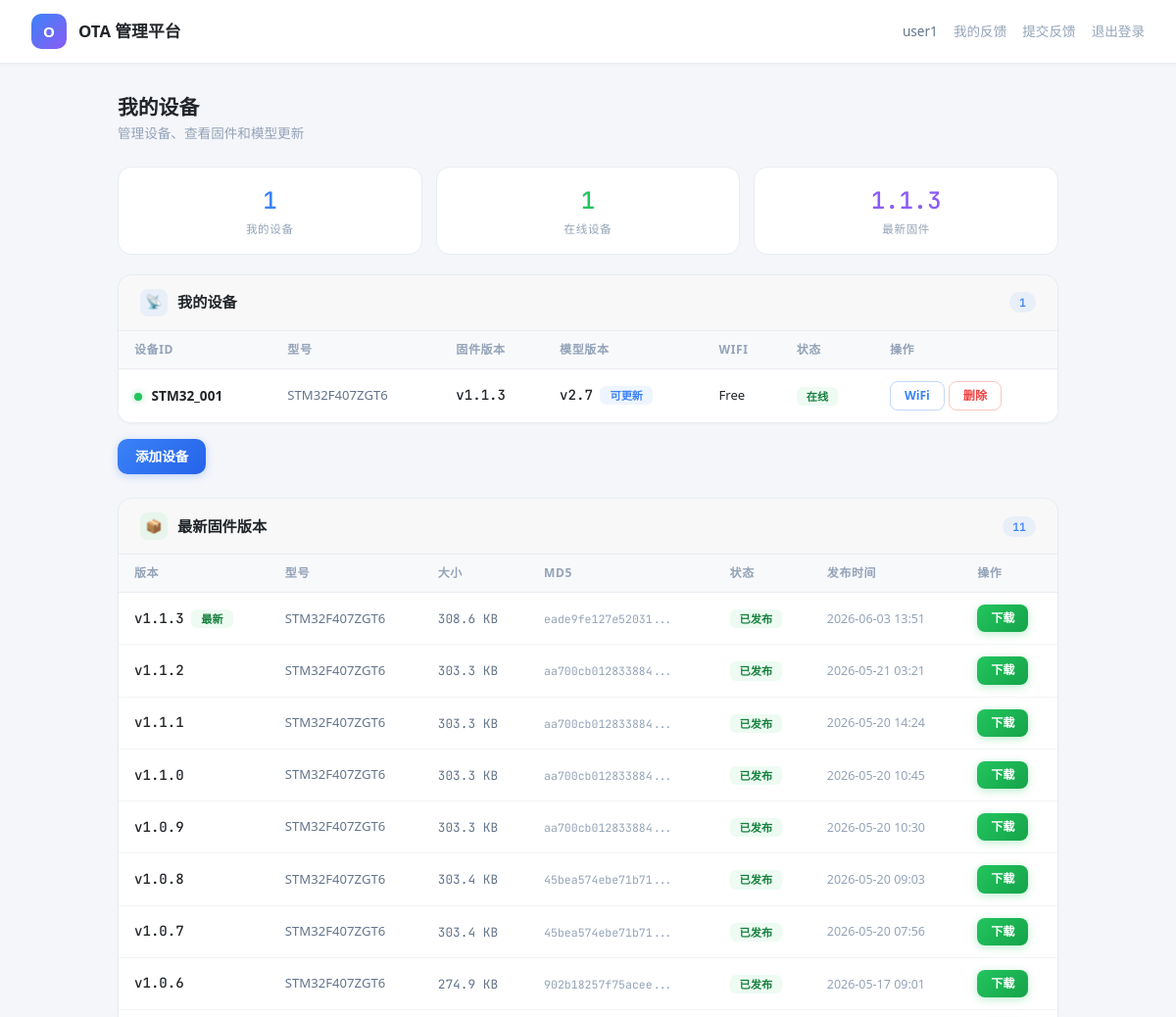
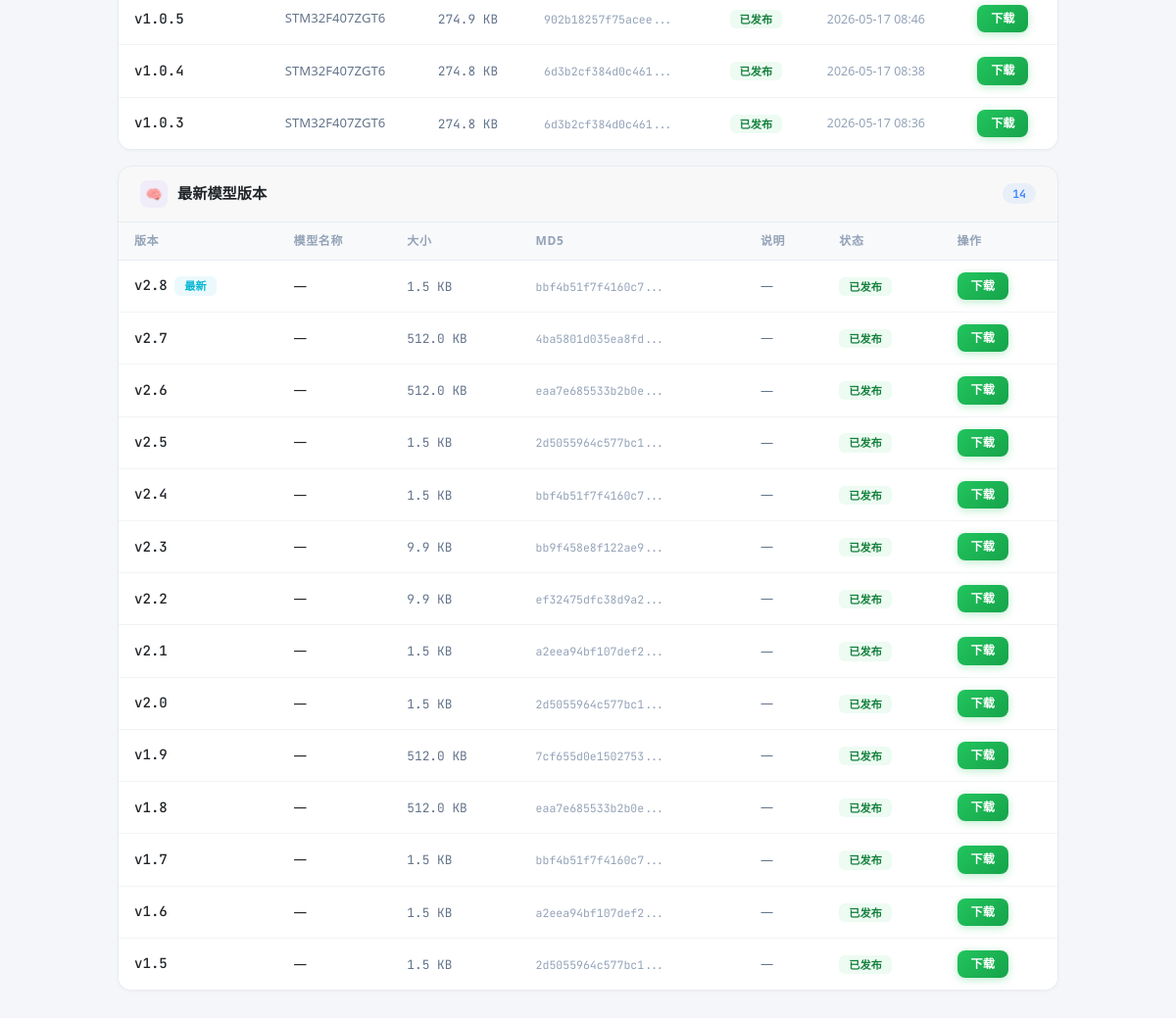
/user (signed in), run on the app's committed database (2 pictures, top to bottom).
### app.py (models this page shows, shortened)
class User(UserMixin, db.Model):
    id = db.Column(db.Integer, primary_key=True)
    username = db.Column(db.String(80), unique=True, nullable=False)
    password_hash = db.Column(db.String(128), nullable=False)
    email = db.Column(db.String(120), default='')
    role = db.Column(db.String(10), default='user')
    created_at = db.Column(db.DateTime, default=utcnow)
    last_login = db.Column(db.DateTime)
    devices = db.relationship('Device', backref='owner', lazy=True)
    feedbacks = db.relationship('Feedback', backref='user', lazy=True)

class Firmware(db.Model):
    id = db.Column(db.Integer, primary_key=True)
    version = db.Column(db.String(16), unique=True, nullable=False)
    device_model = db.Column(db.String(32), default='STM32F407ZGT6')
    filename = db.Column(db.String(256), nullable=False)
    file_path = db.Column(db.String(512), nullable=False)
    file_size = db.Column(db.Integer, default=0)
    file_md5 = db.Column(db.String(32), default='')
    filename_b = db.Column(db.String(256), default='')
    file_path_b = db.Column(db.String(512), default='')
    file_size_b = db.Column(db.Integer, default=0)
    file_md5_b = db.Column(db.String(32), default='')
    release_notes = db.Column(db.Text, default='')
    is_active = db.Column(db.Boolean, default=False)
    uploaded_by = db.Column(db.Integer, db.ForeignKey('user.id'))
    created_at = db.Column(db.DateTime, default=utcnow)
    published_at = db.Column(db.DateTime)

class Device(db.Model):
    id = db.Column(db.Integer, primary_key=True)
    device_id = db.Column(db.String(64), unique=True, nullable=False)
    device_model = db.Column(db.String(32), default='STM32F407ZGT6')
    user_id = db.Column(db.Integer, db.ForeignKey('user.id'), nullable=True)
    current_sys_version = db.Column(db.String(16), default='1.0.0')
    current_model_version = db.Column(db.String(16), default='0.0')
    wifi_ssid = db.Column(db.String(64), default='')
    wifi_password = db.Column(db.String(128), default='')
    is_online = db.Column(db.Boolean, default=False)
    last_seen = db.Column(db.DateTime)
    ip_address = db.Column(db.String(45), default='')
    created_at = db.Column(db.DateTime, default=utcnow)
    updated_at = db.Column(db.DateTime, default=utcnow, onupdate=utcnow)

class ModelVersion(db.Model):
    __tablename__ = 'model_version'
    id = db.Column(db.Integer, primary_key=True)
    version = db.Column(db.String(16), nullable=False)
    device_model = db.Column(db.String(32), default='STM32F407ZGT6')
    model_name = db.Column(db.String(64), default='')
    filename = db.Column(db.String(256), nullable=False)
    file_path = db.Column(db.String(512), nullable=False)
    file_size = db.Column(db.Integer, default=0)
    file_md5 = db.Column(db.String(32), default='')
    description = db.Column(db.Text, default='')
    is_active = db.Column(db.Boolean, default=False)
    uploaded_by = db.Column(db.Integer, db.ForeignKey('user.id'))
    created_at = db.Column(db.DateTime, default=utcnow)
    published_at = db.Column(db.DateTime)

### app.py (the view)
@app.route('/user')
@login_required
def user_dashboard():
    if current_user.role == 'admin':
        return redirect(url_for('admin_dashboard'))
    return render_template('user_dashboard.html',
        devices=Device.query.filter_by(user_id=current_user.id).all(),
        firmwares=Firmware.query.filter_by(is_active=True).order_by(
            Firmware.created_at.desc()).all(),
        models=ModelVersion.query.filter_by(is_active=True).order_by(
            ModelVersion.created_at.desc()).all(),
        latest_firmware=Firmware.query.filter_by(is_active=True).order_by(
            Firmware.created_at.desc()).first(),
        latest_model=ModelVersion.query.filter_by(is_active=True).order_by(
            ModelVersion.created_at.desc()).first())

### app.py (called while the page is built)
@app.after_request
def set_connection_header(response):
    if any(request.path.startswith(p) for p in _DOWNLOAD_PREFIXES):
        response.headers['Connection'] = 'keep-alive'
    return response

@login_manager.user_loader
def load_user(user_id):
    return db.session.get(User, int(user_id))

### templates/user_dashboard.html (shortened to what this page needs)
<!DOCTYPE html>
<html lang="zh-CN">
<head>
<link href="https://cdn.jsdelivr.net/npm/bootstrap@5.3.0/dist/css/bootstrap.min.css" rel="stylesheet">
</head>
<body>
<div class="topbar">
    <div class="topbar-left"><div class="logo">O</div><h5>OTA 管理平台</h5></div>
    <div style="display:flex;gap:16px;align-items:center;">
        <span style="color:var(--text-secondary);font-size:0.85rem;">{{ current_user.username }}</span>
        <a href="/user/feedback/list">我的反馈</a>
        <a href="/user/feedback">提交反馈</a>
        <a href="/logout">退出登录</a>
    </div>
</div>
<div class="container">
    <div class="page-header">
        <h4>我的设备</h4>
        <div class="sub">管理设备、查看固件和模型更新</div>
    </div>
    <div class="stat-row">
        <div class="stat-box">
            <div class="val" style="color:var(--accent)">{{ devices | length }}</div>
            <div class="lbl">我的设备</div>
        </div>
        <div class="stat-box">
            <div class="val" style="color:var(--ok)">{{ devices | selectattr('is_online') | list | length }}</div>
            <div class="lbl">在线设备</div>
        </div>
        <div class="stat-box">
            <div class="val" style="color:var(--purple)">{{ latest_firmware.version if latest_firmware else '---' }}</div>
            <div class="lbl">最新固件</div>
        </div>
    </div>
    <div class="card" style="animation:fadeUp 0.4s ease both;animation-delay:0.1s;">
        <div class="card-header">
            <div class="card-header-icon blue">📡</div>
            <span>我的设备</span>
            <span class="count-badge">{{ devices | length }}</span>
        </div>
        <div class="card-body p-0">
            {% if devices %}
            <table class="table table-hover mb-0">
                <thead>
                    <tr>
                        <th>设备ID</th>
                        <th>型号</th>
                        <th>固件版本</th>
                        <th>模型版本</th>
                        <th>WiFi</th>
                        <th>状态</th>
                        <th>操作</th>
                    </tr>
                </thead>
                <tbody>
                {% for d in devices %}
                <tr>
                    <td>
                        <span class="status-dot {{ 'online' if d.is_online else 'offline' }}"></span>
                        <strong>{{ d.device_id }}</strong>
                    </td>
                    <td style="font-size:0.82rem;color:var(--text-secondary)">{{ d.device_model }}</td>
                    <td>
                        <span class="ver-text">v{{ d.current_sys_version }}</span>
                    </td>
                    <td>
                        <span class="ver-text">v{{ d.current_model_version }}</span>
                        {% if latest_model and d.current_model_version != latest_model.version %}
                        <span class="badge badge-latest" style="margin-left:4px;">可更新</span>
                        {% endif %}
                    </td>
                    <td style="font-size:0.82rem;">{{ d.wifi_ssid or '未配置' }}</td>
                    <td>
                        {% if d.is_online %}<span class="badge badge-active">在线</span>
                        {% else %}<span class="badge" style="background:#f1f5f9;color:#64748b">离线</span>{% endif %}
                    </td>
                    <td>
                        <div style="display:flex;gap:4px;">
                            <a href="/user/device/{{ d.id }}/wifi" class="btn btn-outline-primary btn-sm">WiFi</a>
                            <form action="/user/device/delete/{{ d.id }}" method="POST" style="display:inline;">
                                <button class="btn btn-outline-danger btn-sm" type="submit" onclick="return confirm('确认删除？')">删除</button>
                            </form>
                        </div>
                    </td>
                </tr>
                {% endfor %}
                </tbody>
            </table>
            {% else %}
            <div class="empty-state">
                <div style="font-size:2rem;margin-bottom:8px;opacity:0.3;">📡</div>
                <div>暂无设备，点击下方按钮添加</div>
            </div>
            {% endif %}
        </div>
    </div>
    <div style="margin-bottom:24px;">
        <a href="/user/device/add" class="btn btn-primary">添加设备</a>
    </div>
    <div class="card" style="animation:fadeUp 0.4s ease both;animation-delay:0.15s;">
        <div class="card-header">
            <div class="card-header-icon green">📦</div>
            <span>最新固件版本</span>
            <span class="count-badge">{{ firmwares | length }}</span>
        </div>
        <div class="card-body p-0">
            {% if firmwares %}
            <table class="table table-hover mb-0">
                <thead>
                    <tr>
                        <th>版本</th>
                        <th>型号</th>
                        <th>大小</th>
                        <th>MD5</th>
                        <th>状态</th>
                        <th>发布时间</th>
                        <th>操作</th>
                    </tr>
                </thead>
                <tbody>
                {% for fw in firmwares %}
                <tr>
                    <td>
                        <span class="ver-text">v{{ fw.version }}</span>
                        {% if loop.first %}<span class="badge badge-active" style="margin-left:4px;">最新</span>{% endif %}
                    </td>
                    <td style="font-size:0.82rem;color:var(--text-secondary)">{{ fw.device_model }}</td>
                    <td><span class="size-text">{{ '%.1f' | format(fw.file_size / 1024) }} KB</span></td>
                    <td><span style="font-family:var(--font-mono);font-size:0.72rem;color:var(--text-muted)">{{ fw.file_md5[:16] }}...</span></td>
                    <td>
                        {% if fw.is_active %}<span class="badge badge-active">已发布</span>
                        {% else %}<span class="badge" style="background:#f1f5f9;color:#64748b">未发布</span>{% endif %}
                    </td>
                    <td><span class="time-text">{{ fw.created_at.strftime('%Y-%m-%d %H:%M') }}</span></td>
                    <td>
                        {% if fw.is_active %}
                        <button class="btn btn-success btn-sm" onclick="downloadFirmware('{{ fw.version }}', '{{ fw.filename }}', {{ fw.file_size }})">
                            下载
                        </button>
                        {% else %}
                        <span style="color:var(--text-muted);font-size:0.78rem;">不可用</span>
                        {% endif %}
                    </td>
                </tr>
                {% endfor %}
                </tbody>
            </table>
            {% else %}
            <div class="empty-state">
                <div style="font-size:2rem;margin-bottom:8px;opacity:0.3;">📦</div>
                <div>暂无可用固件</div>
            </div>
            {% endif %}
        </div>
    </div>
    <div class="card" style="animation:fadeUp 0.4s ease both;animation-delay:0.2s;">
        <div class="card-header">
            <div class="card-header-icon purple">🧠</div>
            <span>最新模型版本</span>
            <span class="count-badge">{{ models | length }}</span>
        </div>
        <div class="card-body p-0">
            {% if models %}
            <table class="table table-hover mb-0">
                <thead>
                    <tr>
                        <th>版本</th>
                        <th>模型名称</th>
                        <th>大小</th>
                        <th>MD5</th>
                        <th>说明</th>
                        <th>状态</th>
                        <th>操作</th>
                    </tr>
                </thead>
                <tbody>
                {% for m in models %}
                <tr>
                    <td>
                        <span class="ver-text">v{{ m.version }}</span>
                        {% if loop.first %}<span class="badge badge-model" style="margin-left:4px;">最新</span>{% endif %}
                    </td>
                    <td style="font-size:0.85rem;">{{ m.model_name or '—' }}</td>
                    <td><span class="size-text">{{ '%.1f' | format(m.file_size / 1024) }} KB</span></td>
                    <td><span style="font-family:var(--font-mono);font-size:0.72rem;color:var(--text-muted)">{{ m.file_md5[:16] }}...</span></td>
                    <td style="max-width:160px;overflow:hidden;text-overflow:ellipsis;white-space:nowrap;font-size:0.82rem;color:var(--text-secondary);">{{ m.description or '—' }}</td>
                    <td>
                        {% if m.is_active %}<span class="badge badge-active">已发布</span>
                        {% else %}<span class="badge" style="background:#f1f5f9;color:#64748b">未发布</span>{% endif %}
                    </td>
                    <td>
                        {% if m.is_active %}
                        <button class="btn btn-success btn-sm" onclick="downloadModel('{{ m.version }}', '{{ m.filename }}', {{ m.file_size }})">
                            下载
                        </button>
                        {% else %}
                        <span style="color:var(--text-muted);font-size:0.78rem;">不可用</span>
                        {% endif %}
                    </td>
                </tr>
                {% endfor %}
                </tbody>
            </table>
            {% else %}
            <div class="empty-state">
                <div style="font-size:2rem;margin-bottom:8px;opacity:0.3;">🧠</div>
                <div>暂无可用模型</div>
            </div>
            {% endif %}
        </div>
    </div>
</div>
</body>
</html>

### data on the page
User: username "user1"
Firmware: version "1.1.3", shows "最新", device_model "STM32F407ZGT6", fw.file_size/1024 "308.6", file_md5 "eade9fe127e52031", is_active "已发布", created_at "2026-06-03 13:51"
Device: is_online True (drawn), device_id "STM32_001", device_model "STM32F407ZGT6", current_sys_version "1.1.3", current_model_version "2.7", shows "可更新", wifi_ssid "Free"
Firmware: version "1.1.2", device_model "STM32F407ZGT6", fw.file_size/1024 "303.3", file_md5 "aa700cb012833884", is_active "已发布", created_at "2026-05-21 03:21"
Firmware: version "1.1.1", device_model "STM32F407ZGT6", fw.file_size/1024 "303.3", file_md5 "aa700cb012833884", is_active "已发布", created_at "2026-05-20 14:24"
Firmware: version "1.1.0", device_model "STM32F407ZGT6", fw.file_size/1024 "303.3", file_md5 "aa700cb012833884", is_active "已发布", created_at "2026-05-20 10:45"
Firmware: version "1.0.9", device_model "STM32F407ZGT6", fw.file_size/1024 "303.3", file_md5 "aa700cb012833884", is_active "已发布", created_at "2026-05-20 10:30"
Firmware: version "1.0.8", device_model "STM32F407ZGT6", fw.file_size/1024 "303.4", file_md5 "45bea574ebe71b71", is_active "已发布", created_at "2026-05-20 09:03"
Firmware: version "1.0.7", device_model "STM32F407ZGT6", fw.file_size/1024 "303.4", file_md5 "45bea574ebe71b71", is_active "已发布", created_at "2026-05-20 07:56"
Firmware: version "1.0.6", device_model "STM32F407ZGT6", fw.file_size/1024 "274.9", file_md5 "902b18257f75acee", is_active "已发布", created_at "2026-05-17 09:01"
Firmware: version "1.0.5", device_model "STM32F407ZGT6", fw.file_size/1024 "274.9", file_md5 "902b18257f75acee", is_active "已发布", created_at "2026-05-17 08:46"
Firmware: version "1.0.4", device_model "STM32F407ZGT6", fw.file_size/1024 "274.8", file_md5 "6d3b2cf384d0c461", is_active "已发布", created_at "2026-05-17 08:38"
Firmware: version "1.0.3", device_model "STM32F407ZGT6", fw.file_size/1024 "274.8", file_md5 "6d3b2cf384d0c461", is_active "已发布", created_at "2026-05-17 08:36"
ModelVersion: version "2.8", shows "最新", model_name "—", m.file_size/1024 "1.5", file_md5 "bbf4b51f7f4160c7", description "—", is_active "已发布"
ModelVersion: version "2.7", model_name "—", m.file_size/1024 "512.0", file_md5 "4ba5801d035ea8fd", description "—", is_active "已发布"
ModelVersion: version "2.6", model_name "—", m.file_size/1024 "512.0", file_md5 "eaa7e685533b2b0e", description "—", is_active "已发布"
ModelVersion: version "2.5", model_name "—", m.file_size/1024 "1.5", file_md5 "2d5055964c577bc1", description "—", is_active "已发布"
ModelVersion: version "2.4", model_name "—", m.file_size/1024 "1.5", file_md5 "bbf4b51f7f4160c7", description "—", is_active "已发布"
ModelVersion: version "2.3", model_name "—", m.file_size/1024 "9.9", file_md5 "bb9f458e8f122ae9", description "—", is_active "已发布"
ModelVersion: version "2.2", model_name "—", m.file_size/1024 "9.9", file_md5 "ef32475dfc38d9a2", description "—", is_active "已发布"
ModelVersion: version "2.1", model_name "—", m.file_size/1024 "1.5", file_md5 "a2eea94bf107def2", description "—", is_active "已发布"
ModelVersion: version "2.0", model_name "—", m.file_size/1024 "1.5", file_md5 "2d5055964c577bc1", description "—", is_active "已发布"
ModelVersion: version "1.9", model_name "—", m.file_size/1024 "512.0", file_md5 "7cf655d0e1502753", description "—", is_active "已发布"
ModelVersion: version "1.8", model_name "—", m.file_size/1024 "512.0", file_md5 "eaa7e685533b2b0e", description "—", is_active "已发布"
ModelVersion: version "1.7", model_name "—", m.file_size/1024 "1.5", file_md5 "bbf4b51f7f4160c7", description "—", is_active "已发布"
ModelVersion: version "1.6", model_name "—", m.file_size/1024 "1.5", file_md5 "a2eea94bf107def2", description "—", is_active "已发布"
ModelVersion: version "1.5", model_name "—", m.file_size/1024 "1.5", file_md5 "2d5055964c577bc1", description "—", is_active "已发布"

### other printed values
{{ devices | length }} "1"
{{ devices | selectattr('is_online') | list | length }} "1"
{{ firmwares | length }} "11"
{{ models | length }} "14"
